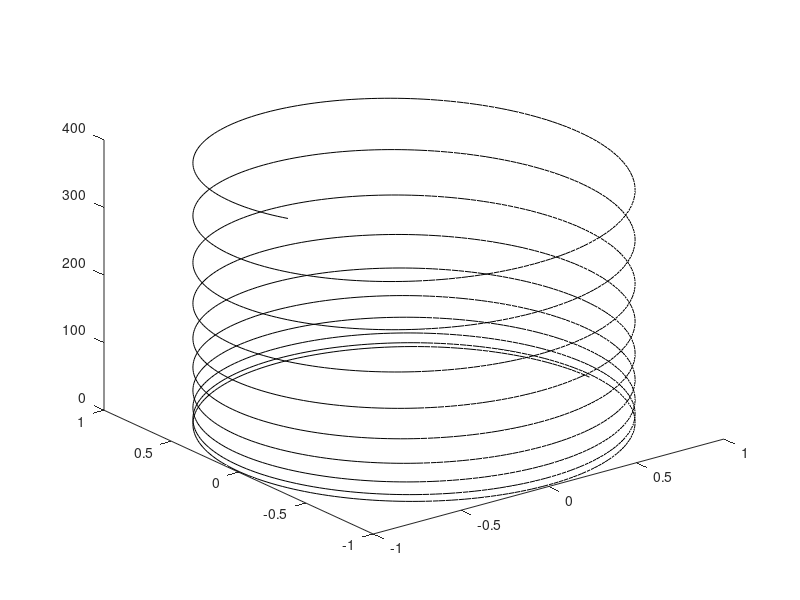

Source code (MATLAB):
clc; clear all; close all;

t = 0:0.01:20;
tt = linspace(0, 20, 1001);

x = cos(3*t);
y = sin(3*t);
z = t.^2;
plot3(x,y,z,"k-")